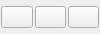
<ui version="4.0" >
 <class>EditGeometryActionWidget</class>
 <widget class="QWidget" name="EditGeometryActionWidget" >
  <property name="geometry" >
   <rect>
    <x>0</x>
    <y>0</y>
    <width>100</width>
    <height>34</height>
   </rect>
  </property>
  <property name="sizePolicy" >
   <sizepolicy vsizetype="Fixed" hsizetype="Minimum" >
    <horstretch>0</horstretch>
    <verstretch>0</verstretch>
   </sizepolicy>
  </property>
  <property name="minimumSize" >
   <size>
    <width>100</width>
    <height>32</height>
   </size>
  </property>
  <property name="windowTitle" >
   <string>Feature Collection Actions</string>
  </property>
  <layout class="QHBoxLayout" >
   <property name="spacing" >
    <number>2</number>
   </property>
   <property name="leftMargin" >
    <number>1</number>
   </property>
   <property name="topMargin" >
    <number>1</number>
   </property>
   <property name="rightMargin" >
    <number>1</number>
   </property>
   <property name="bottomMargin" >
    <number>1</number>
   </property>
   <item>
    <widget class="QPushButton" name="button_insert_above" >
     <property name="toolTip" >
      <string>Insert a new point above this one</string>
     </property>
     <property name="text" >
      <string/>
     </property>
     <property name="icon" >
      <iconset resource="../qt-resources/qt_widgets.qrc" >:/gnome_go_top_22.png</iconset>
     </property>
     <property name="iconSize" >
      <size>
       <width>22</width>
       <height>22</height>
      </size>
     </property>
     <property name="flat" >
      <bool>false</bool>
     </property>
    </widget>
   </item>
   <item>
    <widget class="QPushButton" name="button_insert_below" >
     <property name="toolTip" >
      <string>Insert a new point below this one</string>
     </property>
     <property name="text" >
      <string/>
     </property>
     <property name="icon" >
      <iconset resource="../qt-resources/qt_widgets.qrc" >:/gnome_go_bottom_22.png</iconset>
     </property>
     <property name="iconSize" >
      <size>
       <width>22</width>
       <height>22</height>
      </size>
     </property>
     <property name="flat" >
      <bool>false</bool>
     </property>
    </widget>
   </item>
   <item>
    <widget class="QPushButton" name="button_delete" >
     <property name="toolTip" >
      <string>Delete this point</string>
     </property>
     <property name="text" >
      <string/>
     </property>
     <property name="icon" >
      <iconset resource="../qt-resources/qt_widgets.qrc" >:/tango_emblem_unreadable_22.png</iconset>
     </property>
     <property name="iconSize" >
      <size>
       <width>22</width>
       <height>22</height>
      </size>
     </property>
     <property name="flat" >
      <bool>false</bool>
     </property>
    </widget>
   </item>
  </layout>
 </widget>
 <resources>
  <include location="../qt-resources/qt_widgets.qrc" />
 </resources>
 <connections/>
</ui>
